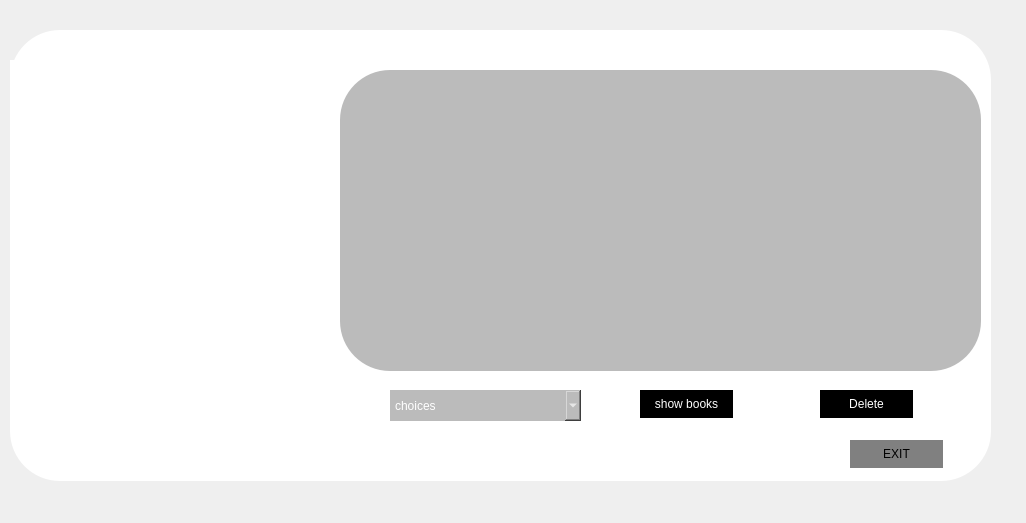
<?xml version="1.0" encoding="UTF-8"?>
<ui version="4.0">
 <class>md</class>
 <widget class="QDialog" name="md">
  <property name="geometry">
   <rect>
    <x>0</x>
    <y>0</y>
    <width>1026</width>
    <height>523</height>
   </rect>
  </property>
  <property name="windowTitle">
   <string>Dialog</string>
  </property>
  <widget class="QGroupBox" name="groupBox">
   <property name="geometry">
    <rect>
     <x>10</x>
     <y>30</y>
     <width>981</width>
     <height>451</height>
    </rect>
   </property>
   <property name="styleSheet">
    <string notr="true">background-color:white;
border-radius:50px;</string>
   </property>
   <property name="title">
    <string/>
   </property>
   <widget class="QPushButton" name="delete_2">
    <property name="geometry">
     <rect>
      <x>810</x>
      <y>360</y>
      <width>93</width>
      <height>28</height>
     </rect>
    </property>
    <property name="styleSheet">
     <string notr="true">background-color:black;
color:white;
font: 75 10pt &quot;Georgia&quot;;</string>
    </property>
    <property name="text">
     <string>Delete</string>
    </property>
   </widget>
   <widget class="QLabel" name="label">
    <property name="geometry">
     <rect>
      <x>-50</x>
      <y>30</y>
      <width>411</width>
      <height>361</height>
     </rect>
    </property>
    <property name="text">
     <string/>
    </property>
    <property name="pixmap">
     <pixmap>../../../../../Downloads/book6-r.png</pixmap>
    </property>
    <property name="scaledContents">
     <bool>true</bool>
    </property>
   </widget>
   <widget class="QPushButton" name="exitbtn">
    <property name="geometry">
     <rect>
      <x>840</x>
      <y>410</y>
      <width>93</width>
      <height>28</height>
     </rect>
    </property>
    <property name="styleSheet">
     <string notr="true">background-color:grey;
font: 10pt &quot;Felix Titling&quot;;</string>
    </property>
    <property name="text">
     <string>EXIT</string>
    </property>
   </widget>
   <widget class="QTableView" name="list">
    <property name="geometry">
     <rect>
      <x>330</x>
      <y>40</y>
      <width>641</width>
      <height>301</height>
     </rect>
    </property>
    <property name="styleSheet">
     <string notr="true">background-color:#bbbbbb;</string>
    </property>
   </widget>
   <widget class="QPushButton" name="pushButton">
    <property name="geometry">
     <rect>
      <x>630</x>
      <y>360</y>
      <width>93</width>
      <height>28</height>
     </rect>
    </property>
    <property name="styleSheet">
     <string notr="true">background-color:black;
color:white;
font: 75 10pt &quot;Georgia&quot;;</string>
    </property>
    <property name="text">
     <string>show books</string>
    </property>
   </widget>
   <widget class="QComboBox" name="combo">
    <property name="geometry">
     <rect>
      <x>380</x>
      <y>360</y>
      <width>191</width>
      <height>31</height>
     </rect>
    </property>
    <property name="styleSheet">
     <string notr="true">background-color:#bbbbbb;
color:white;
font: 14pt &quot;Georgia&quot;;</string>
    </property>
    <item>
     <property name="text">
      <string>choices</string>
     </property>
    </item>
   </widget>
   <zorder>label</zorder>
   <zorder>delete_2</zorder>
   <zorder>exitbtn</zorder>
   <zorder>list</zorder>
   <zorder>pushButton</zorder>
   <zorder>combo</zorder>
  </widget>
 </widget>
 <resources/>
 <connections/>
</ui>
